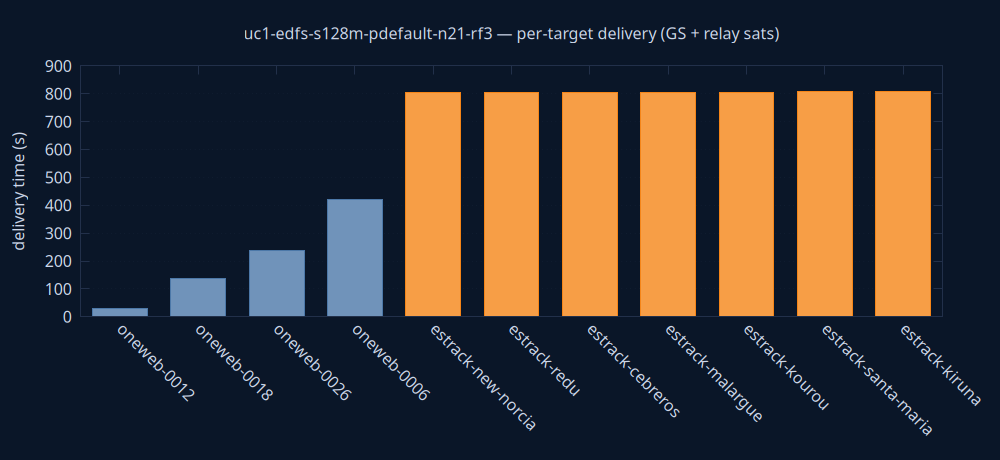

Source code (gnuplot):
set terminal pngcairo size 1000,460 background rgb '#0a1628'
set output 'delivery.png'
set style fill solid 0.8
set boxwidth 0.7 relative
set border lc rgb '#22304a'
set grid ytics lc rgb '#22304a'
set yrange [0:*]
set ylabel 'delivery time (s)' textcolor rgb '#cdd7ea'
set xtics rotate by -45 textcolor rgb '#cdd7ea'
set ytics textcolor rgb '#cdd7ea'
set title 'uc1-edfs-s128m-pdefault-n21-rf3 — per-target delivery (GS + relay sats)' textcolor rgb '#cdd7ea'
plot 'delivery.dat' using 0:2:3:xtic(1) with boxes lc rgb variable notitle
